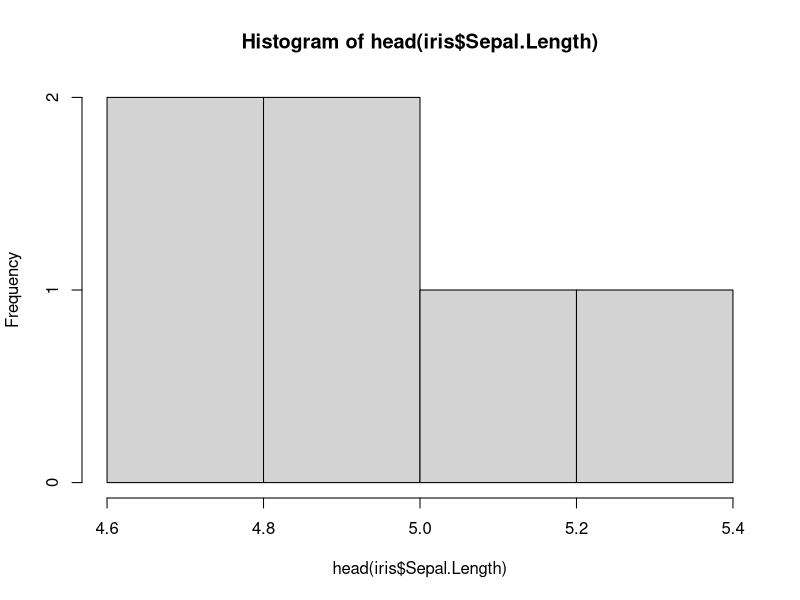

Source code (R):
setwd("C:/formacao_dataScience_DSA/02_bigData_R_Azure_machineLearning/Cap02_Fundamentos_Linguagem_R")
getwd()

# Exercício 1 - Crie um vetor com 30 números inteiros
vetor <- c(1:30)
length(vetor)

# Exercício 2 - Crie uma matriz com 4 linhas e 4 colunas preenchida com números inteiros
matriz <- matrix(c(1:16), nr = 4, nc = 4)
matriz

# Exercício 3 - Crie uma lista unindo o vetor e matriz criados anteriormente
lista <- list(vetor, matriz)
lista

# Exercício 5 - Transforme o dataframe anterior, em um dataframe nomeado com os seguintes labels:
# c("config", "esfc", "chang")

# Exercício 6 - Imprima na tela o dataframe iris, verifique quantas dimensões existem no dataframe iris e imprima um resumo do dataset
iris
dim(iris)
str(iris)
summary(iris)

# Exercício 7 - Crie um plot simples usando as duas primeiras colunas do dataframe iris
hist(head(iris$Sepal.Length))


# Exercício 8 - Usando a função subset, crie um novo dataframe com o conjunto de dados do dataframe iris em que Sepal.Length > 7
# Dica: consulte o help para aprender como usar a função subset()
novo_DF <- subset(iris, iris$Sepal.Length > 7)
novo_DF

# Exercícios 9 (Desafio) - Crie um dataframe que seja cópia do dataframe iris e usando a função slice(), divida o dataframe em um subset de 15 linhas
# Dica 1: Você vai ter que instalar e carregar o pacote dplyr
# Dica 2: Consulte o help para aprender como usar a função slice()

install.packages("dplyr")
library(dplyr)
novo_iris <- iris
class(slice(novo_iris, 1:15))
slice(novo_iris, 1:15)


# Exercícios 10 - Use a função filter no seu novo dataframe criado no item anterior e retorne apenas valores em que Sepal.Length > 6
# Dica: Use o RSiteSearch para aprender como usar a função filter


